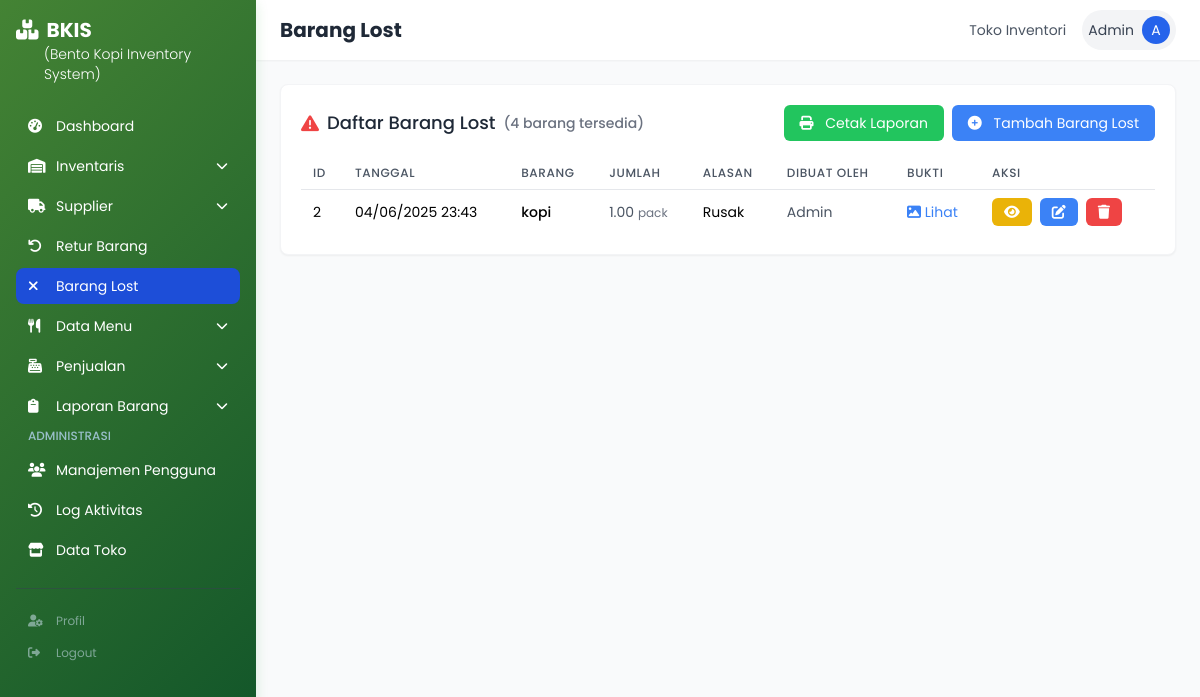
The page /barang_lost.php (signed in) on the database as committed earlier.
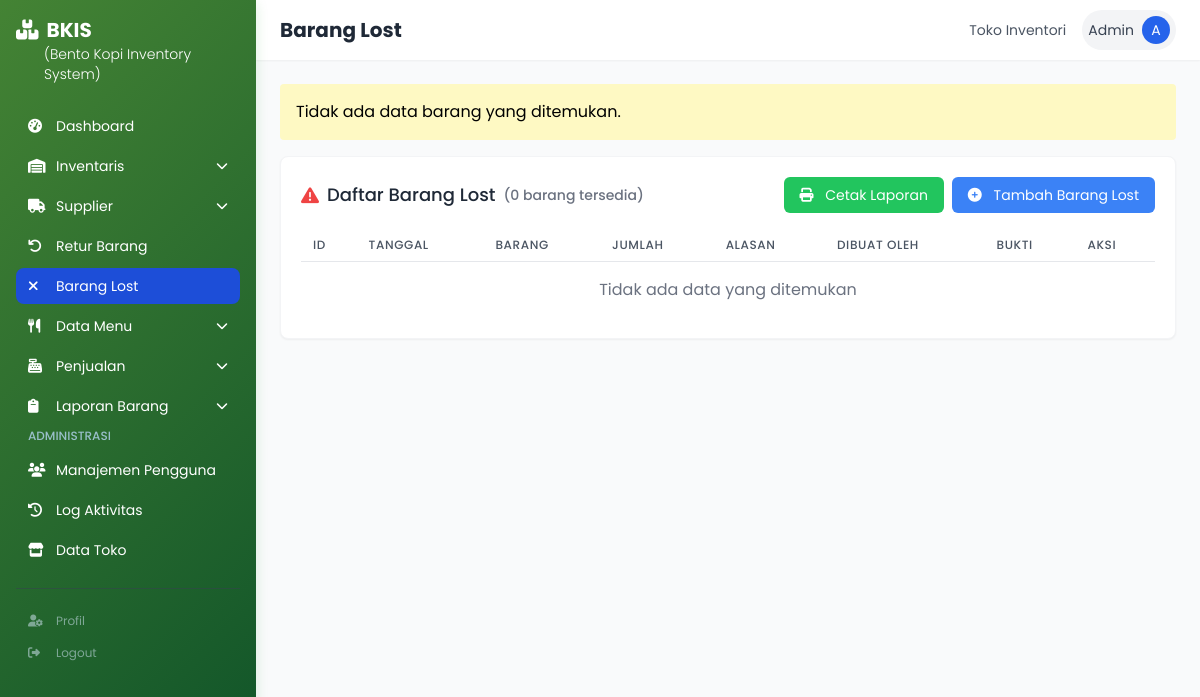
The same page on the database as committed later.
### tables this page shows
CREATE TABLE `lost_barang` (
  `id_lost` int(11) NOT NULL,
  `id_barang` int(11) NOT NULL,
  `jumlah` decimal(10,2) NOT NULL,
  `alasan` text NOT NULL,
  `foto_bukti` varchar(255) DEFAULT NULL,
  `created_at` datetime NOT NULL DEFAULT current_timestamp(),
  `dibuat_oleh` int(11) DEFAULT NULL
);

CREATE TABLE `barang` (
  `id_barang` int(11) NOT NULL,
  `nama_barang` varchar(100) DEFAULT NULL,
  `satuan` varchar(50) DEFAULT NULL,
  `jenis` varchar(50) DEFAULT NULL,
  `stok` int(11) DEFAULT 0,
  `stok_minimum` int(11) DEFAULT NULL,
  `harga` decimal(10,2) DEFAULT 0.00,
  `lokasi` enum('kitchen','bar') DEFAULT NULL,
  `periode` enum('1','2','3','4') DEFAULT NULL,
  `id_supplier` int(11) DEFAULT NULL,
  `periode_1` decimal(20,2) DEFAULT NULL,
  `periode_2` decimal(20,2) DEFAULT NULL
);

CREATE TABLE `users` (
  `id_user` int(11) NOT NULL,
  `username` varchar(50) NOT NULL,
  `password` varchar(255) NOT NULL,
  `role_id` int(11) DEFAULT NULL,
  `nama_lengkap` varchar(100) NOT NULL,
  `jenis_kelamin` enum('Laki - Laki','Perempuan') DEFAULT NULL,
  `alamat_user` varchar(255) DEFAULT NULL,
  `no_tlp_user` int(15) DEFAULT NULL,
  `tanggal_daftar` datetime NOT NULL DEFAULT current_timestamp()
);

### barang_lost.php (the view, shortened to what the changed rows need)
<?php
require_once 'includes/header.php';
require_once 'role_permission_check.php';
$table_exists = false;
$check_table_query = "SHOW TABLES LIKE 'lost_barang'";
$check_result = mysqli_query($conn, $check_table_query);
if (mysqli_num_rows($check_result) > 0) {
    $table_exists = true;
}
    ?>
    <?php
$items_query = "SELECT * FROM barang ORDER BY nama_barang ASC";
$items = mysqli_query($conn, $items_query);
$items_count = mysqli_num_rows($items);
if ($items_count == 0) {
    echo '<div class="bg-yellow-100 p-4 mb-4 rounded">Tidak ada data barang yang ditemukan.</div>';
}
if ($table_exists) {
    $query = "SELECT l.*, b.nama_barang, b.satuan, u.nama_lengkap
              FROM lost_barang l
              JOIN barang b ON l.id_barang = b.id_barang
              LEFT JOIN users u ON l.dibuat_oleh = u.id_user
              ORDER BY l.created_at DESC";
    $lost_items_result = mysqli_query($conn, $query);
    $lost_items_count = mysqli_num_rows($lost_items_result);
    $lost_items = [];
    if ($lost_items_count > 0) {
        while ($item = mysqli_fetch_assoc($lost_items_result)) {
            $lost_items[] = $item;
        }
    }
} else {
    $lost_items = [];
    $lost_items_count = 0;
}
?>
<div class="bg-white p-5 rounded-lg shadow-sm border border-gray-100 mb-6">
    <div class="flex justify-between items-center mb-4">
        <h2 class="text-lg font-medium text-gray-800 flex items-center">
            <i class="fas fa-exclamation-triangle text-red-500 mr-2"></i> Daftar Barang Lost
            <?php if (isset($items_count)): ?>
            <span class="ml-2 text-sm text-gray-500">(<?= $items_count ?> barang tersedia)</span>
            <?php endif; ?>
        </h2>
    </div>
    <div class="overflow-x-auto">
        <table id="lost-items-table" class="min-w-full bg-white rounded-lg overflow-hidden">
            <thead>
                <tr class="border-b border-gray-200">
                    <th class="py-2 px-3 text-left text-xs font-medium text-gray-600 uppercase tracking-wider">ID</th>
                    <th class="py-2 px-3 text-left text-xs font-medium text-gray-600 uppercase tracking-wider">Tanggal</th>
                    <th class="py-2 px-3 text-left text-xs font-medium text-gray-600 uppercase tracking-wider">Barang</th>
                    <th class="py-2 px-3 text-left text-xs font-medium text-gray-600 uppercase tracking-wider">Jumlah</th>
                    <th class="py-2 px-3 text-left text-xs font-medium text-gray-600 uppercase tracking-wider">Alasan</th>
                    <th class="py-2 px-3 text-left text-xs font-medium text-gray-600 uppercase tracking-wider">Dibuat Oleh</th>
                    <th class="py-2 px-3 text-left text-xs font-medium text-gray-600 uppercase tracking-wider">Bukti</th>
                    <th class="py-2 px-3 text-left text-xs font-medium text-gray-600 uppercase tracking-wider">Aksi</th>
                </tr>
            </thead>
            <tbody class="divide-y divide-gray-100">
                <?php if ($lost_items && $lost_items_count > 0): ?>
                    <?php foreach ($lost_items as $item): ?>
                    <tr class="hover:bg-gray-50">
                        <td class="py-2 px-3 text-sm"><?= $item['id_lost'] ?></td>
                        <td class="py-2 px-3 text-sm"><?= date('d/m/Y H:i', strtotime($item['created_at'])) ?></td>
                        <td class="py-2 px-3 text-sm font-medium"><?= $item['nama_barang'] ?></td>
                        <td class="py-2 px-3 text-sm text-gray-600">
                            <?= $item['jumlah'] ?> <span class="text-xs text-gray-500"><?= $item['satuan'] ?></span>
                        </td>
                        <td class="py-2 px-3 text-sm"><?= $item['alasan'] ?></td>
                        <td class="py-2 px-3 text-sm text-gray-600"><?= $item['nama_lengkap'] ?></td>
                        <td class="py-2 px-3 text-sm">
                            <?php if (!empty($item['foto_bukti'])): ?>
                                <a href="uploads/lost/<?= $item['foto_bukti'] ?>" target="_blank" class="text-blue-500 hover:underline">
                                    <i class="fas fa-image"></i> Lihat
                                </a>
                            <?php else: ?>
                                <span class="text-gray-400">Tidak ada</span>
                            <?php endif; ?>
                        </td>
                        <td class="py-2 px-3 text-sm">
                            <div class="flex space-x-2">
                                <button class="bg-yellow-500 hover:bg-yellow-600 text-white px-3 py-1 rounded-md" onclick="showDetailModal(<?= $item['id_lost'] ?>)">
                                    <i class="fas fa-eye"></i>
                                </button>
                                <?php if (!isset($VIEW_ONLY) || $VIEW_ONLY !== true): ?>
                                <button class="bg-blue-500 hover:bg-blue-600 text-white px-3 py-1 rounded-md" onclick="showEditModal(<?= $item['id_lost'] ?>)">
                                    <i class="fas fa-edit"></i>
                                </button>
                                <button class="bg-red-500 hover:bg-red-600 text-white px-3 py-1 rounded-md" onclick="confirmDelete(<?= $item['id_lost'] ?>)">
                                <i class="fas fa-trash"></i>
                            </button>
                                <?php endif; ?>
                            </div>
                        </td>
                    </tr>
                    <?php endforeach; ?>
                <?php else: ?>
                    <tr>
                        <td colspan="8" class="py-4 text-center text-gray-500">Tidak ada data yang ditemukan</td>
                    </tr>
                <?php endif; ?>
            </tbody>
        </table>
    </div>
</div>
<?php require_once 'includes/footer.php'; ?>

Rows that differ between the two databases and show on the page:
removed lost_barang: id_lost "2", created_at "04/06/2025 23:43", id_barang.nama_barang "kopi", jumlah "1.00", id_barang.satuan "pack", alasan "Rusak", dibuat_oleh.nama_lengkap "Admin"
Other text that changed with them:
$items_count: "4" → "0"
text now shown: "Tidak ada data barang yang ditemukan. Tidak ada data yang ditemukan"
